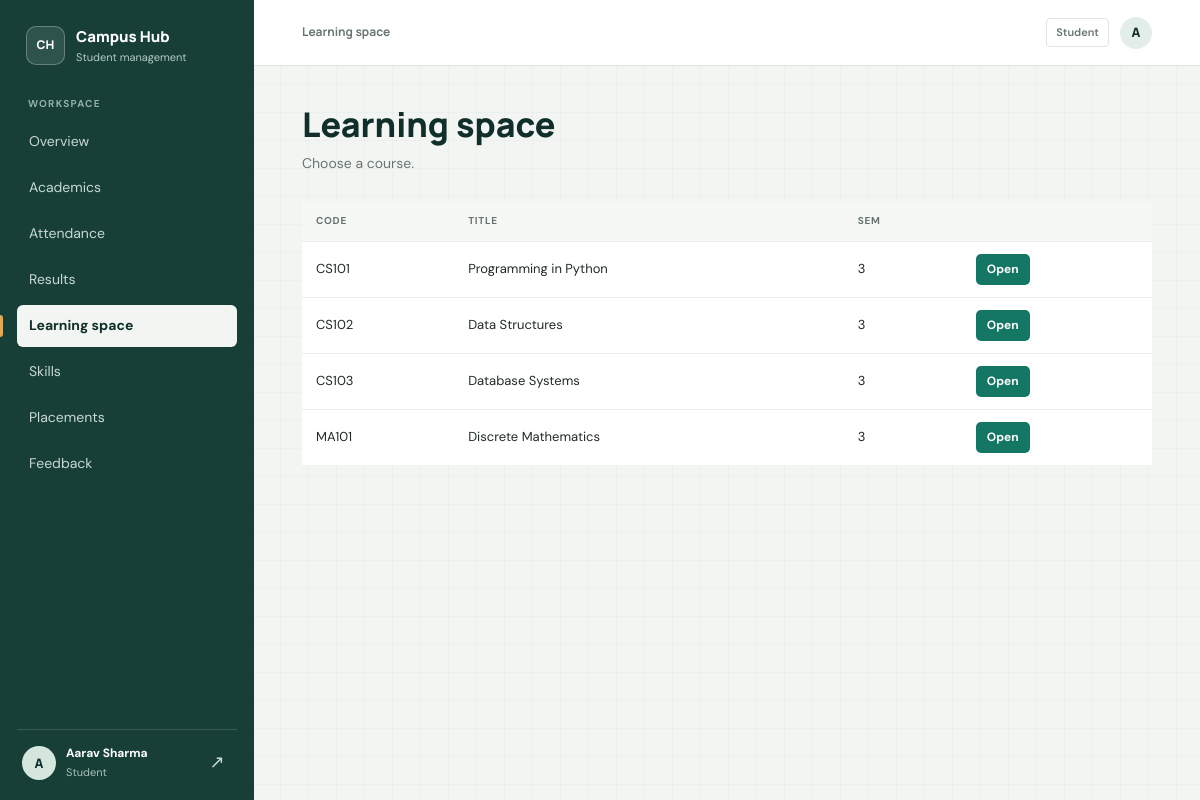
The app's page /lms (signed in) with its own data.
### tables this page shows
CREATE TABLE users (
    id INTEGER PRIMARY KEY AUTOINCREMENT,
    name TEXT NOT NULL,
    email TEXT NOT NULL UNIQUE,
    password_hash TEXT NOT NULL,
    role TEXT NOT NULL CHECK (role IN ('admin','faculty','student')),
    roll_no TEXT,
    department TEXT
, session_version INTEGER NOT NULL DEFAULT 0);

CREATE TABLE courses (
    id INTEGER PRIMARY KEY AUTOINCREMENT,
    code TEXT NOT NULL UNIQUE,
    title TEXT NOT NULL,
    credits INTEGER NOT NULL DEFAULT 3,
    semester INTEGER NOT NULL DEFAULT 1,
    faculty_id INTEGER REFERENCES users(id) ON DELETE SET NULL
);

### app.py (the view)
@app.route("/lms")
@login_required()
def lms():
    return render_template("course_pick.html", title="Learning space", courses=my_courses(),
                           endpoint="lms_course", action="Open")

### app.py (called while the page is built)
def db():
    if "db" not in g:
        g.db = sqlite3.connect(DB_PATH)
        g.db.row_factory = sqlite3.Row
        g.db.execute("PRAGMA foreign_keys = ON")
    return g.db

def q(sql, args=(), one=False):
    cur = db().execute(sql, args)
    rows = cur.fetchall()
    cur.close()
    if one:
        return rows[0] if rows else None
    return rows

def current_user():
    if "user" not in g:
        uid = session.get("uid")
        user = q("SELECT * FROM users WHERE id=?", (uid,), one=True) if uid else None
        if user and session.get("session_version") != user["session_version"]:
            session.clear()
            user = None
        g.user = user
    return g.user

@app.context_processor
def inject_user():
    return {"me": current_user(), "today": date.today().isoformat()}

@app.before_request
def enforce_auth_entry():
    public_endpoints = {"static", "login", "signup", "forgot_password", "reset_password"}
    if request.endpoint == "static":
        return None
    user = current_user()
    if user and request.endpoint in {"login", "signup"}:
        return redirect(url_for("dashboard"))
    if user or request.endpoint in public_endpoints:
        return None
    return redirect(url_for("login"))

def login_required(*roles):
    def deco(fn):
        @wraps(fn)
        def wrapper(*a, **kw):
            user = current_user()
            if not user:
                return redirect(url_for("login"))
            if roles and user["role"] not in roles:
                abort(403)
            return fn(*a, **kw)
        return wrapper
    return deco

def my_courses():
    u = current_user()
    if u["role"] == "admin":
        return q("SELECT * FROM courses ORDER BY code")
    if u["role"] == "faculty":
        return q("SELECT * FROM courses WHERE faculty_id=? ORDER BY code", (u["id"],))
    return q("""SELECT c.* FROM courses c JOIN enrollments e ON e.course_id=c.id
                WHERE e.student_id=? ORDER BY c.code""", (u["id"],))

### templates/course_pick.html
{% extends "base.html" %}{% block title %}{{ title }}{% endblock %}
{% block content %}
<h1>{{ title }}</h1><p class="sub">Choose a course.</p>
{% if courses %}<table><tr><th>Code</th><th>Title</th><th>Sem</th><th></th></tr>
{% for c in courses %}<tr><td>{{ c.code }}</td><td>{{ c.title }}</td><td>{{ c.semester }}</td>
<td><a class="btn small" href="{{ url_for(endpoint, cid=c.id) }}">{{ action }}</a></td></tr>{% endfor %}</table>
{% else %}<div class="empty">{{ 'You are not enrolled in any course yet. Enroll from Academics.' if me.role=='student' else 'No courses assigned to you yet.' }}</div>{% endif %}
{% endblock %}

### templates/base.html (shortened to what this page needs)
<!doctype html>
<html lang="en"><head><meta charset="utf-8">
<link rel="stylesheet" href="{{ url_for('static', filename='style.css') }}">
</head><body>
{% if me %}
<div class="layout">
<aside class="side" id="sidebar" aria-label="Main navigation">
  <a class="brand" href="{{ url_for('dashboard') }}">
    <span class="brand-mark" aria-hidden="true">CH</span>
    <span class="brand-copy"><strong>Campus Hub</strong><small>Student management</small></span>
  </a>
  <span class="nav-label">Workspace</span>
  <nav class="nav-links">
  {% set links = [('dashboard','Overview'),('courses','Academics'),('attendance','Attendance'),
     ('results','Results'),('lms','Learning space'),('skills','Skills'),('placements','Placements'),
     ('feedback','Feedback')] %}
  {% for ep,label in links %}
    {% set active = request.endpoint==ep or (ep=='courses' and request.endpoint=='roster') or (ep=='attendance' and request.endpoint=='attendance_mark') or (ep=='results' and request.endpoint=='results_enter') or (ep=='lms' and request.endpoint in ['lms_course','assignment']) or (ep=='placements' and request.endpoint=='applicants') %}
    <a href="{{ url_for(ep) }}" class="nav-link {{ 'on' if active }}" {% if active %}aria-current="page"{% endif %}>{{ label }}</a>
  {% endfor %}
  </nav>
  <div class="who">
    <span class="avatar" aria-hidden="true">{{ me.name[0]|upper }}</span>
    <span class="who-copy"><b>{{ me.name }}</b><small>{{ me.role|capitalize }}</small></span>
    <form method="post" action="{{ url_for('logout') }}"><input type="hidden" name="csrf_token" value="{{ csrf_token() }}"><button class="sign-out" type="submit" aria-label="Sign out">↗</button></form>
  </div>
</aside>
<div class="main-shell">
<header class="topbar">
  <div class="topbar-title">{{ self.title() }}</div>
  <div class="topbar-user"><span class="topbar-role">{{ me.role|capitalize }}</span><span class="avatar avatar-small" aria-hidden="true">{{ me.name[0]|upper }}</span></div>
</header>
<main class="page-content">
{% endif %}
{% block content %}{% endblock %}
</main>
{% if me %}</div>{% else %}</div>{% endif %}
</body></html>

### records on screen
users: name "A", name "Aarav Sharma", role "Student"
courses: code "CS101", title "Programming in Python", semester "3", action "Open"
courses: code "CS102", title "Data Structures", semester "3", action "Open"
courses: code "CS103", title "Database Systems", semester "3", action "Open"
courses: code "MA101", title "Discrete Mathematics", semester "3", action "Open"

### other values on screen
{{ label }} "Overview" "Academics" "Attendance" "Results" "Learning space" "Skills" "Placements" "Feedback"
{{ title }} "Learning space"
